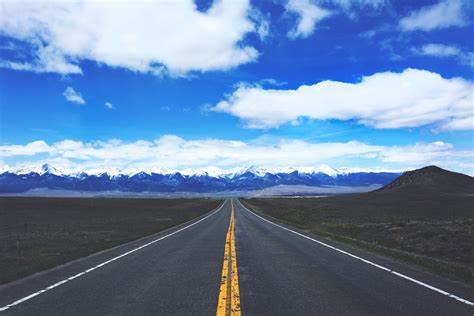
#> input picture Task3/road.jpg, 474 x 316 px, found by its file name
$ python probablistic_hough_line.py
#> lines starting #> are read from the running program, lines starting #| are printed output that depends on the picture; after the words box and inside, x2 and y2 are one past the last pixel; in counts of white or black regions, pixels touching at a corner belong together
import cv2
import numpy as np
img = cv2.imread(r'C:\Project\Task3\road.jpg')
#> img is the input picture: shape (316, 474, 3); mean B, G, R 168, 131.4, 104.6
img = cv2.resize(img, (500,500))
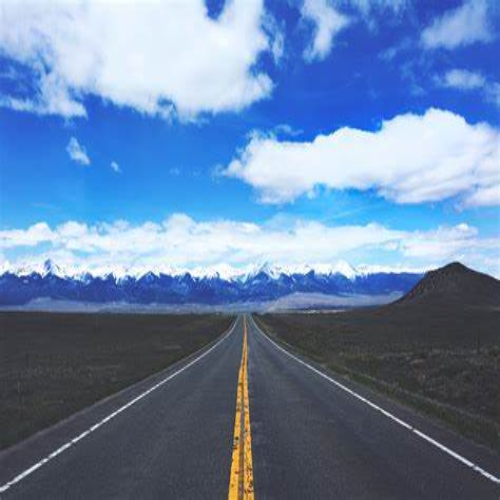
#> img: shape (500, 500, 3); mean B, G, R 167.9, 131.3, 104.5

gray = cv2.cvtColor(img,cv2.COLOR_BGR2GRAY)
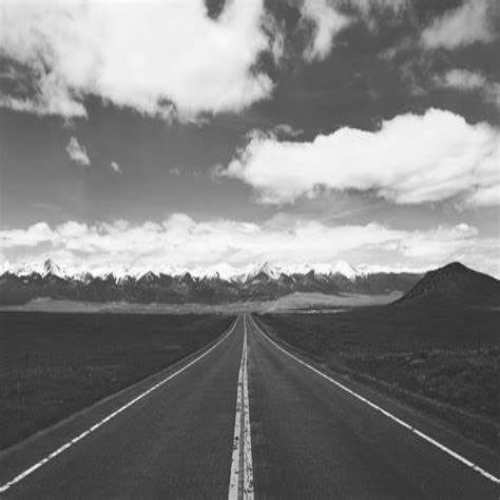
#> gray: shape (500, 500); min 32, max 255, mean 127.5
edges = cv2.Canny(gray,50,150,apertureSize = 3)
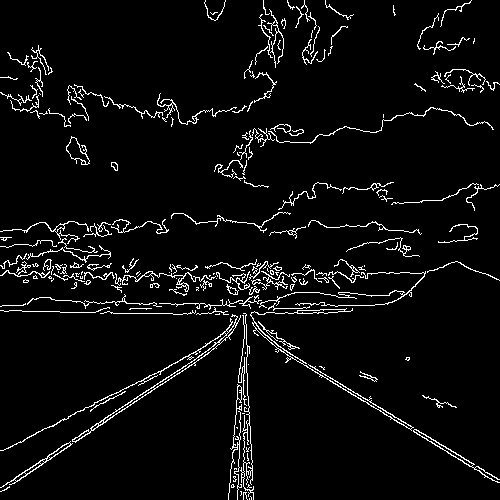
#> edges: shape (500, 500); 4.8% white in thin lines or dots
cv2.imshow('edges', edges)
lines = cv2.HoughLinesP(edges,1,np.pi/180,100,minLineLength=100,maxLineGap=10)
#> lines = [[287, 352, 498, 479], [4, 490, 214, 348], [2, 450, 200, 349], [29, 469, 183, 366], [267, 339, 499, 479], [232, 275, 377, 273], [276, 347, 390, 416], [276, 349, 498, 482], [100, 313, 223, 313], [228, 499, 241, 356], [55, 300, 156, 303], [33, 277, 138, 275]]
for line in lines:
    x1,y1,x2,y2 = line[0]
    cv2.line(img,(x1,y1),(x2,y2),(0,255,0),2)
#> this loop made 12 passes
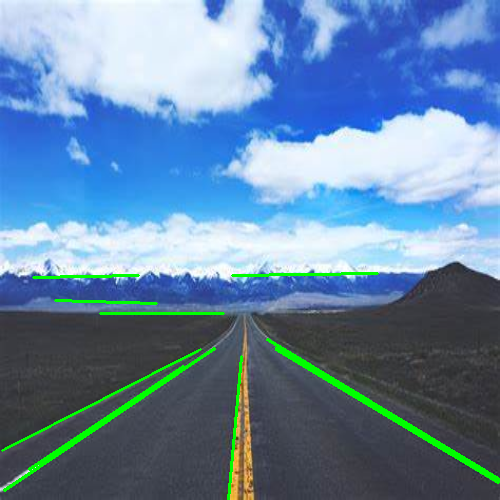
#> img: shape (500, 500, 3); 2.28% of pixels changed, all inside (x1, y1, x2, y2) = (1, 272, 500, 500)

cv2.imshow('image', img)
k = cv2.waitKey(0)
#> (key Esc is pressed here)
cv2.destroyAllWindows()

$ run again, with Task3/fruit.jpg copied over Task3/road.jpg
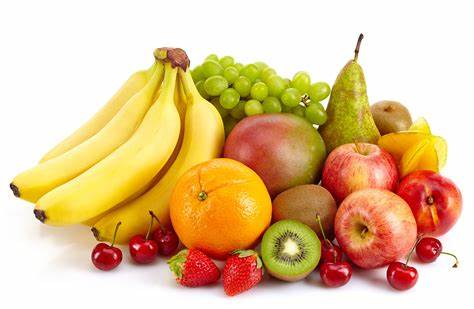
#> input picture Task3/fruit.jpg, 474 x 309 px, found by its file name
#> img is the input picture: shape (309, 474, 3); mean B, G, R 147.6, 193, 225.8
#> `edges = cv2.Canny(gray,50,150,apertureSize = 3)`:
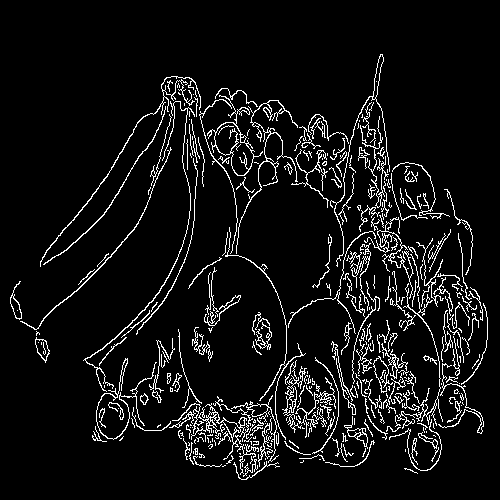
#> edges: shape (500, 500); 7.1% white in thin lines or dots, all inside (x1, y1, x2, y2) = (10, 54, 488, 480)
#> lines = 13 rows, first 6: [390, 334, 395, 436], [372, 220, 487, 335], [359, 228, 469, 338], [238, 477, 341, 374], [240, 478, 340, 378], [264, 462, 366, 360]
#> the loop `for line in lines:` made 13 passes
#> after the loop `for line in lines:`:
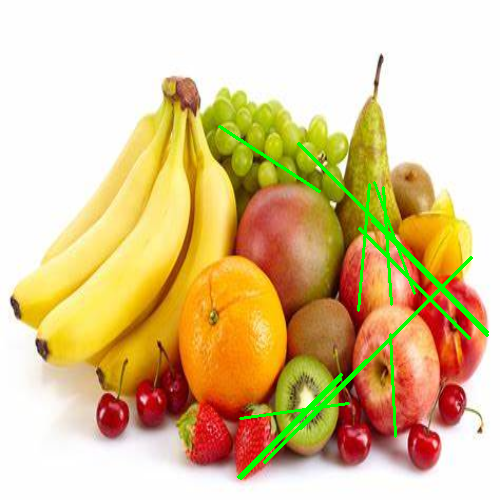
#> img: shape (500, 500, 3); mean B, G, R 146.2, 196, 221.3
